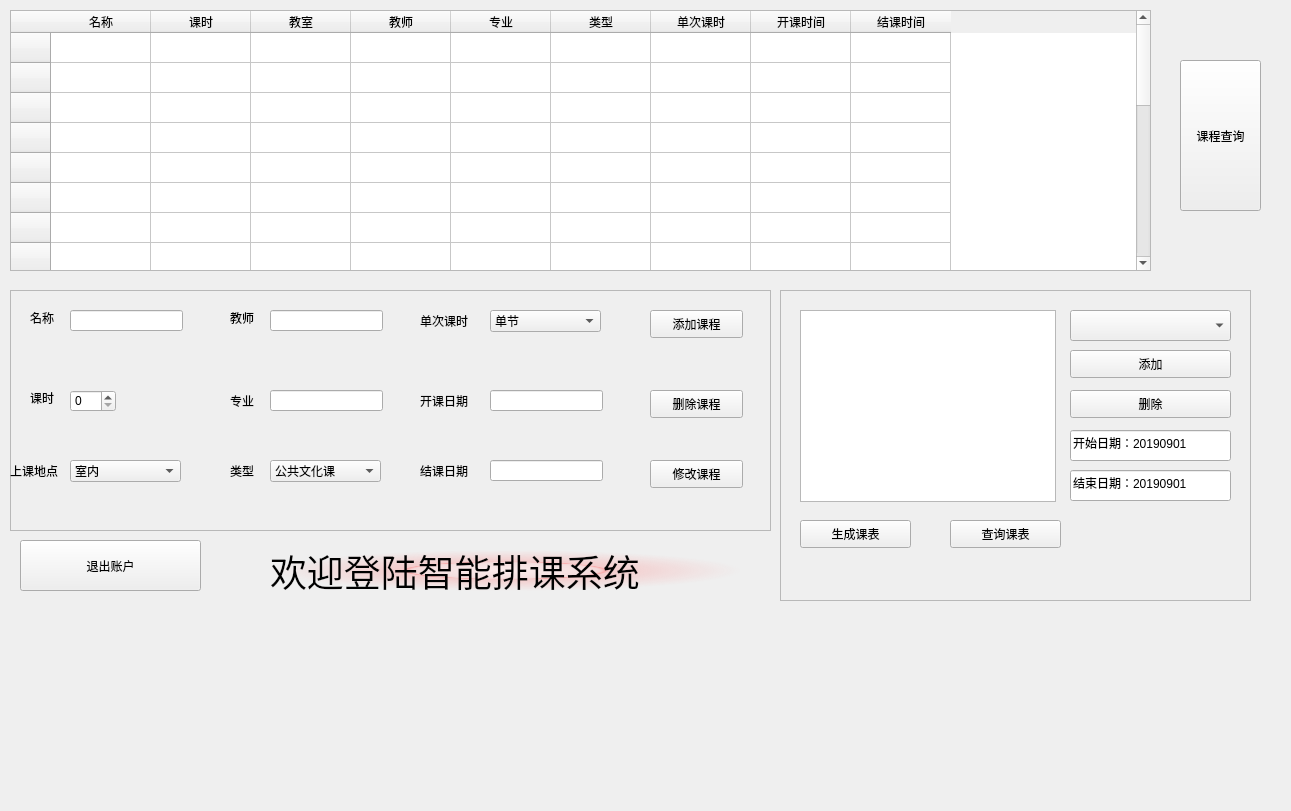
<?xml version="1.0" encoding="UTF-8"?>
<ui version="4.0">
 <class>Administrator</class>
 <widget class="QWidget" name="Administrator">
  <property name="geometry">
   <rect>
    <x>0</x>
    <y>0</y>
    <width>1291</width>
    <height>811</height>
   </rect>
  </property>
  <property name="windowTitle">
   <string>Form</string>
  </property>
  <widget class="QPushButton" name="Button_Cource_Require">
   <property name="geometry">
    <rect>
     <x>1180</x>
     <y>60</y>
     <width>81</width>
     <height>151</height>
    </rect>
   </property>
   <property name="text">
    <string>课程查询</string>
   </property>
  </widget>
  <widget class="QTableWidget" name="Source_Table">
   <property name="geometry">
    <rect>
     <x>10</x>
     <y>10</y>
     <width>1141</width>
     <height>261</height>
    </rect>
   </property>
   <row>
    <property name="text">
     <string/>
    </property>
   </row>
   <row>
    <property name="text">
     <string/>
    </property>
   </row>
   <row>
    <property name="text">
     <string/>
    </property>
   </row>
   <row>
    <property name="text">
     <string/>
    </property>
   </row>
   <row>
    <property name="text">
     <string/>
    </property>
   </row>
   <row>
    <property name="text">
     <string/>
    </property>
   </row>
   <row>
    <property name="text">
     <string/>
    </property>
   </row>
   <row>
    <property name="text">
     <string/>
    </property>
   </row>
   <row>
    <property name="text">
     <string/>
    </property>
   </row>
   <row>
    <property name="text">
     <string/>
    </property>
   </row>
   <row>
    <property name="text">
     <string>新建行</string>
    </property>
   </row>
   <row>
    <property name="text">
     <string/>
    </property>
   </row>
   <row>
    <property name="text">
     <string/>
    </property>
   </row>
   <row>
    <property name="text">
     <string/>
    </property>
   </row>
   <row>
    <property name="text">
     <string/>
    </property>
   </row>
   <row>
    <property name="text">
     <string/>
    </property>
   </row>
   <row>
    <property name="text">
     <string/>
    </property>
   </row>
   <row>
    <property name="text">
     <string/>
    </property>
   </row>
   <row>
    <property name="text">
     <string/>
    </property>
   </row>
   <row>
    <property name="text">
     <string/>
    </property>
   </row>
   <column>
    <property name="text">
     <string>名称</string>
    </property>
   </column>
   <column>
    <property name="text">
     <string>课时</string>
    </property>
   </column>
   <column>
    <property name="text">
     <string>教室</string>
    </property>
   </column>
   <column>
    <property name="text">
     <string>教师</string>
    </property>
   </column>
   <column>
    <property name="text">
     <string>专业</string>
    </property>
   </column>
   <column>
    <property name="text">
     <string>类型</string>
    </property>
   </column>
   <column>
    <property name="text">
     <string>单次课时</string>
    </property>
   </column>
   <column>
    <property name="text">
     <string>开课时间</string>
    </property>
   </column>
   <column>
    <property name="text">
     <string>结课时间</string>
    </property>
   </column>
  </widget>
  <widget class="QFrame" name="frame">
   <property name="geometry">
    <rect>
     <x>10</x>
     <y>290</y>
     <width>761</width>
     <height>241</height>
    </rect>
   </property>
   <property name="frameShape">
    <enum>QFrame::StyledPanel</enum>
   </property>
   <property name="frameShadow">
    <enum>QFrame::Raised</enum>
   </property>
   <widget class="QLabel" name="label">
    <property name="geometry">
     <rect>
      <x>20</x>
      <y>20</y>
      <width>31</width>
      <height>16</height>
     </rect>
    </property>
    <property name="text">
     <string>名称</string>
    </property>
    <property name="buddy">
     <cstring>Course_Name</cstring>
    </property>
   </widget>
   <widget class="QLineEdit" name="Course_Name">
    <property name="geometry">
     <rect>
      <x>60</x>
      <y>20</y>
      <width>113</width>
      <height>21</height>
     </rect>
    </property>
   </widget>
   <widget class="QLabel" name="label_2">
    <property name="geometry">
     <rect>
      <x>20</x>
      <y>100</y>
      <width>31</width>
      <height>16</height>
     </rect>
    </property>
    <property name="text">
     <string>课时</string>
    </property>
   </widget>
   <widget class="QLabel" name="label_3">
    <property name="geometry">
     <rect>
      <x>0</x>
      <y>170</y>
      <width>61</width>
      <height>21</height>
     </rect>
    </property>
    <property name="text">
     <string>上课地点</string>
    </property>
    <property name="textFormat">
     <enum>Qt::PlainText</enum>
    </property>
   </widget>
   <widget class="QLabel" name="label_4">
    <property name="geometry">
     <rect>
      <x>220</x>
      <y>20</y>
      <width>31</width>
      <height>16</height>
     </rect>
    </property>
    <property name="text">
     <string>教师</string>
    </property>
   </widget>
   <widget class="QSpinBox" name="Course_hours">
    <property name="geometry">
     <rect>
      <x>60</x>
      <y>100</y>
      <width>46</width>
      <height>22</height>
     </rect>
    </property>
   </widget>
   <widget class="QLineEdit" name="Course_Teacher">
    <property name="geometry">
     <rect>
      <x>260</x>
      <y>20</y>
      <width>113</width>
      <height>21</height>
     </rect>
    </property>
   </widget>
   <widget class="QLineEdit" name="Course_Major">
    <property name="geometry">
     <rect>
      <x>260</x>
      <y>100</y>
      <width>113</width>
      <height>21</height>
     </rect>
    </property>
   </widget>
   <widget class="QLabel" name="label_5">
    <property name="geometry">
     <rect>
      <x>220</x>
      <y>100</y>
      <width>31</width>
      <height>21</height>
     </rect>
    </property>
    <property name="text">
     <string>专业</string>
    </property>
    <property name="textFormat">
     <enum>Qt::PlainText</enum>
    </property>
   </widget>
   <widget class="QLineEdit" name="Course_Start">
    <property name="geometry">
     <rect>
      <x>480</x>
      <y>100</y>
      <width>113</width>
      <height>21</height>
     </rect>
    </property>
   </widget>
   <widget class="QLabel" name="label_7">
    <property name="geometry">
     <rect>
      <x>410</x>
      <y>100</y>
      <width>61</width>
      <height>21</height>
     </rect>
    </property>
    <property name="text">
     <string>开课日期</string>
    </property>
    <property name="textFormat">
     <enum>Qt::PlainText</enum>
    </property>
   </widget>
   <widget class="QLineEdit" name="Course_End">
    <property name="geometry">
     <rect>
      <x>480</x>
      <y>170</y>
      <width>113</width>
      <height>21</height>
     </rect>
    </property>
    <property name="text">
     <string/>
    </property>
   </widget>
   <widget class="QLabel" name="label_8">
    <property name="geometry">
     <rect>
      <x>410</x>
      <y>170</y>
      <width>61</width>
      <height>21</height>
     </rect>
    </property>
    <property name="text">
     <string>结课日期</string>
    </property>
    <property name="textFormat">
     <enum>Qt::PlainText</enum>
    </property>
   </widget>
   <widget class="QLabel" name="label_9">
    <property name="geometry">
     <rect>
      <x>410</x>
      <y>20</y>
      <width>61</width>
      <height>21</height>
     </rect>
    </property>
    <property name="text">
     <string>单次课时</string>
    </property>
    <property name="textFormat">
     <enum>Qt::PlainText</enum>
    </property>
   </widget>
   <widget class="QComboBox" name="Course_Single_hours">
    <property name="geometry">
     <rect>
      <x>480</x>
      <y>20</y>
      <width>111</width>
      <height>22</height>
     </rect>
    </property>
    <item>
     <property name="text">
      <string>单节</string>
     </property>
    </item>
    <item>
     <property name="text">
      <string>半天</string>
     </property>
    </item>
    <item>
     <property name="text">
      <string>全天</string>
     </property>
    </item>
   </widget>
   <widget class="QPushButton" name="Button_Course_Add">
    <property name="geometry">
     <rect>
      <x>640</x>
      <y>20</y>
      <width>93</width>
      <height>28</height>
     </rect>
    </property>
    <property name="text">
     <string>添加课程</string>
    </property>
   </widget>
   <widget class="QPushButton" name="Button_Course_Delete">
    <property name="geometry">
     <rect>
      <x>640</x>
      <y>100</y>
      <width>93</width>
      <height>28</height>
     </rect>
    </property>
    <property name="text">
     <string>删除课程</string>
    </property>
   </widget>
   <widget class="QPushButton" name="Button_Course_Edit">
    <property name="geometry">
     <rect>
      <x>640</x>
      <y>170</y>
      <width>93</width>
      <height>28</height>
     </rect>
    </property>
    <property name="text">
     <string>修改课程</string>
    </property>
   </widget>
   <widget class="QComboBox" name="Course_Type">
    <property name="geometry">
     <rect>
      <x>260</x>
      <y>170</y>
      <width>111</width>
      <height>22</height>
     </rect>
    </property>
    <item>
     <property name="text">
      <string>公共文化课</string>
     </property>
    </item>
    <item>
     <property name="text">
      <string>专业文化课</string>
     </property>
    </item>
    <item>
     <property name="text">
      <string>军事(体育)课</string>
     </property>
    </item>
    <item>
     <property name="text">
      <string>大项活动(节假日)</string>
     </property>
    </item>
   </widget>
   <widget class="QLabel" name="label_10">
    <property name="geometry">
     <rect>
      <x>220</x>
      <y>170</y>
      <width>31</width>
      <height>21</height>
     </rect>
    </property>
    <property name="text">
     <string>类型</string>
    </property>
    <property name="textFormat">
     <enum>Qt::PlainText</enum>
    </property>
   </widget>
   <widget class="QComboBox" name="Course_Type_2">
    <property name="geometry">
     <rect>
      <x>60</x>
      <y>170</y>
      <width>111</width>
      <height>22</height>
     </rect>
    </property>
    <item>
     <property name="text">
      <string>室内</string>
     </property>
    </item>
    <item>
     <property name="text">
      <string>田径场</string>
     </property>
    </item>
    <item>
     <property name="text">
      <string>障碍场</string>
     </property>
    </item>
   </widget>
  </widget>
  <widget class="QPushButton" name="Button_Quit">
   <property name="geometry">
    <rect>
     <x>20</x>
     <y>540</y>
     <width>181</width>
     <height>51</height>
    </rect>
   </property>
   <property name="text">
    <string>退出账户</string>
   </property>
  </widget>
  <widget class="QLabel" name="label_6">
   <property name="geometry">
    <rect>
     <x>270</x>
     <y>550</y>
     <width>471</width>
     <height>41</height>
    </rect>
   </property>
   <property name="font">
    <font>
     <family>【何尼玛】土肥圆</family>
     <pointsize>28</pointsize>
    </font>
   </property>
   <property name="styleSheet">
    <string notr="true">background-color: qradialgradient(spread:pad, cx:0.5, cy:0.5, radius:0.5, fx:0.5, fy:0.5, stop:0 rgba(255, 235, 235, 206), stop:0.35 rgba(255, 188, 188, 80), stop:0.4 rgba(255, 162, 162, 80), stop:0.425 rgba(255, 132, 132, 156), stop:0.44 rgba(252, 128, 128, 80), stop:1 rgba(255, 255, 255, 0));</string>
   </property>
   <property name="text">
    <string>欢迎登陆智能排课系统</string>
   </property>
  </widget>
  <widget class="QFrame" name="frame_2">
   <property name="geometry">
    <rect>
     <x>780</x>
     <y>290</y>
     <width>471</width>
     <height>311</height>
    </rect>
   </property>
   <property name="frameShape">
    <enum>QFrame::StyledPanel</enum>
   </property>
   <property name="frameShadow">
    <enum>QFrame::Raised</enum>
   </property>
   <widget class="QListWidget" name="Course_List">
    <property name="geometry">
     <rect>
      <x>20</x>
      <y>20</y>
      <width>256</width>
      <height>192</height>
     </rect>
    </property>
   </widget>
   <widget class="QComboBox" name="Course_Choose">
    <property name="geometry">
     <rect>
      <x>290</x>
      <y>20</y>
      <width>161</width>
      <height>31</height>
     </rect>
    </property>
   </widget>
   <widget class="QPushButton" name="Button_Add">
    <property name="geometry">
     <rect>
      <x>290</x>
      <y>60</y>
      <width>161</width>
      <height>28</height>
     </rect>
    </property>
    <property name="text">
     <string>添加</string>
    </property>
   </widget>
   <widget class="QPushButton" name="Button_Delete">
    <property name="geometry">
     <rect>
      <x>290</x>
      <y>100</y>
      <width>161</width>
      <height>28</height>
     </rect>
    </property>
    <property name="text">
     <string>删除</string>
    </property>
   </widget>
   <widget class="QPushButton" name="Button_List_Create">
    <property name="geometry">
     <rect>
      <x>20</x>
      <y>230</y>
      <width>111</width>
      <height>28</height>
     </rect>
    </property>
    <property name="text">
     <string>生成课表</string>
    </property>
   </widget>
   <widget class="QPushButton" name="Button_List_Require">
    <property name="geometry">
     <rect>
      <x>170</x>
      <y>230</y>
      <width>111</width>
      <height>28</height>
     </rect>
    </property>
    <property name="text">
     <string>查询课表</string>
    </property>
   </widget>
   <widget class="QLineEdit" name="Start_time">
    <property name="geometry">
     <rect>
      <x>290</x>
      <y>140</y>
      <width>161</width>
      <height>31</height>
     </rect>
    </property>
    <property name="text">
     <string>开始日期：20190901</string>
    </property>
   </widget>
   <widget class="QLineEdit" name="End_time">
    <property name="geometry">
     <rect>
      <x>290</x>
      <y>180</y>
      <width>161</width>
      <height>31</height>
     </rect>
    </property>
    <property name="text">
     <string>结束日期：20190901</string>
    </property>
   </widget>
  </widget>
 </widget>
 <resources/>
 <connections>
  <connection>
   <sender>Button_Quit</sender>
   <signal>clicked()</signal>
   <receiver>Administrator</receiver>
   <slot>close()</slot>
   <hints>
    <hint type="sourcelabel">
     <x>99</x>
     <y>560</y>
    </hint>
    <hint type="destinationlabel">
     <x>97</x>
     <y>640</y>
    </hint>
   </hints>
  </connection>
 </connections>
</ui>
